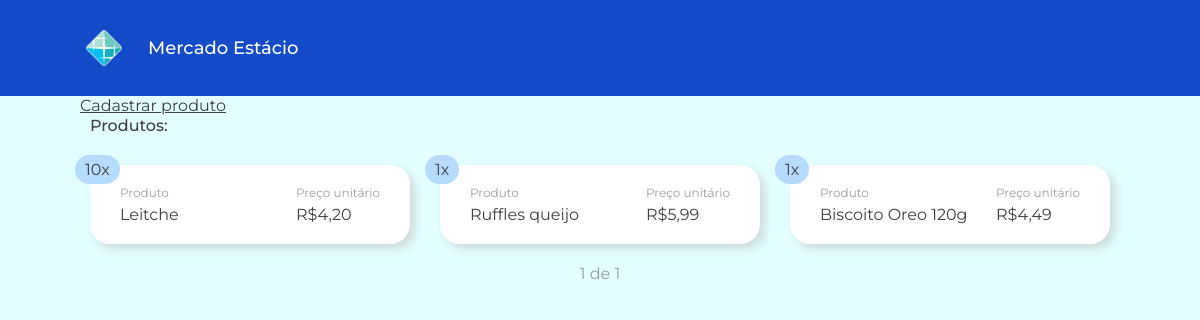
Before: /mercado/?pagina=2 with the older database file.
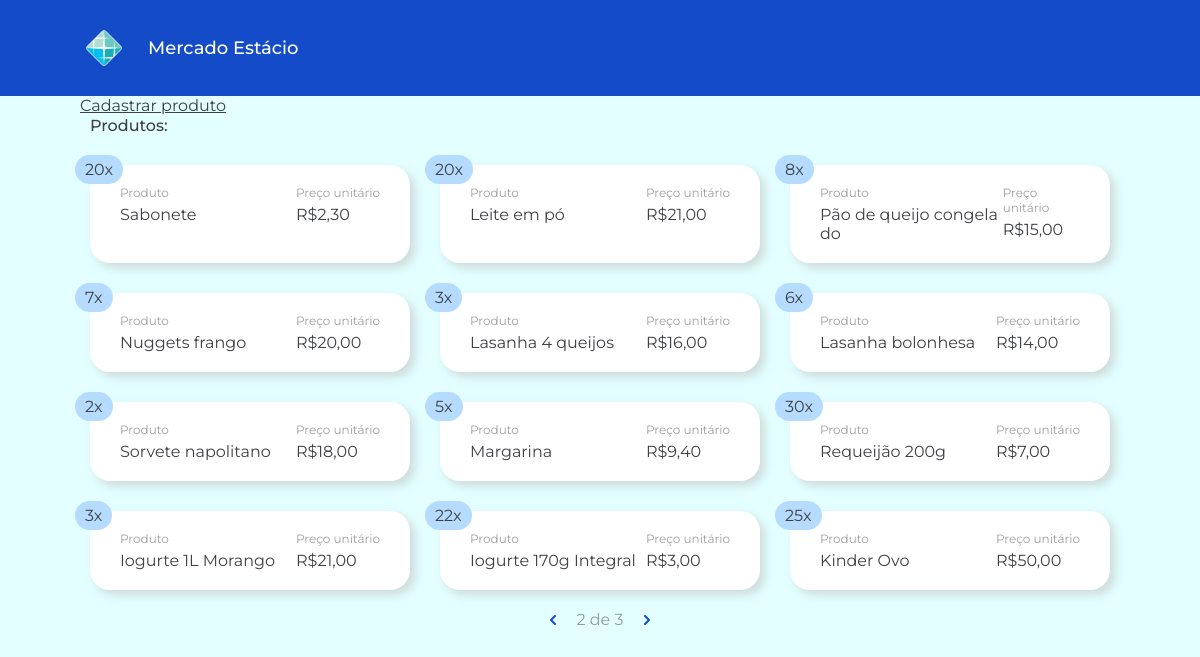
After: the same page with the newer database file.
### app_mercado/models.py (models this page shows, shortened)
class Produto(models.Model):
    prod_desc = models.CharField(max_length=200)
    data_reg = models.DateTimeField('data registro')
    valor = models.DecimalField(decimal_places=2, max_digits=5)
    quantidade = models.IntegerField(default=1)
    def obterValorFormatado(self):
        return str(self.valor).replace(".",",")

### app_mercado/views.py (the view)
# urls.py: path('', views.index, name='index'),
def index(request):
    lista_produtos = Produto.objects.all()
    paginator = Paginator(lista_produtos, 12)
    page = request.GET.get('pagina')
    lista_paginada = paginator.get_page(page)
    dados = {
        'lista_produtos' : lista_paginada,
    }
    template = loader.get_template('home/index.html')
    return HttpResponse(template.render(dados, request))

### app_mercado/templates/home/index.html (shortened to what this page needs)
<!DOCTYPE html>
{% load static %}
<html lang="pt-br">
<head>
    <link rel="stylesheet" href="{% static 'styles/home.css' %}">
</head>
<body>
    <header>
        <div class="logo-container">
            <img src="{% static 'assets/logo_estacio.png' %}" alt="logo" class="logo">
            <h1>Mercado Estácio</h1>
        </div>
        <a href="cadastrar">
            <div class="btn-cadastro">Cadastrar produto</div>
        </a>
    </header>
    <main>
        <h4>Produtos:</h4>
        {% if lista_produtos %}
        <div class="produtos-container">
            {% for produto in lista_produtos %}
            <div class="card-produto">
                <div class="card-quantidade">
                    {{ produto.quantidade }}x
                </div>
                <div class="card-descricao">
                    <div class="card-label">Produto</div>
                    <div class="card-valor">{{ produto.prod_desc }}</div>
                </div>
                <div class="card-preco">
                    <div class="card-label">Preço unitário</div>
                    <div class="card-valor">R${{ produto.obterValorFormatado }}</div>
                </div>
            </div>
            {% endfor %}
        </div>
        <div class="paginacao">
            {% if lista_produtos.has_previous %}
            <a href="?pagina={{ lista_produtos.previous_page_number }}">
                <div class="btn-paginacao">
                    <img src="{% static 'assets/previous_icon.svg' %}">
                </div>
            </a>
            {% endif %}
            <span class="pagina-atual">{{ lista_produtos.number }} de {{ lista_produtos.paginator.num_pages }}</span>
            {% if lista_produtos.has_next %}
            <a href="?pagina={{ lista_produtos.next_page_number }}">
                <div class="btn-paginacao">
                    <img src="{% static 'assets/next_icon.svg' %}">
                </div>
            </a>
            {% endif %}
        </div>
        {% else %}
        <h4>Sem produtos registrados.</h4>
        {% endif %}
    </main>
</body>
</html>

Changed rows visible on the page:
removed Produto: quantidade "10", prod_desc "Leitche", obterValorFormatado "4,20"
no longer on this page (row unchanged): Produto: quantidade "1", prod_desc "Ruffles queijo", obterValorFormatado "5,99"
no longer on this page (row unchanged): Produto: quantidade "1", prod_desc "Biscoito Oreo 120g", obterValorFormatado "4,49"
added Produto: quantidade "20", prod_desc "Sabonete", obterValorFormatado "2,30"
added Produto: quantidade "20", prod_desc "Leite em pó", obterValorFormatado "21,00"
added Produto: quantidade "8", prod_desc "Pão de queijo congelado", obterValorFormatado "15,00"
added Produto: quantidade "7", prod_desc "Nuggets frango", obterValorFormatado "20,00"
added Produto: quantidade "3", prod_desc "Lasanha 4 queijos", obterValorFormatado "16,00"
added Produto: quantidade "6", prod_desc "Lasanha bolonhesa", obterValorFormatado "14,00"
added Produto: quantidade "2", prod_desc "Sorvete napolitano", obterValorFormatado "18,00"
added Produto: quantidade "5", prod_desc "Margarina", obterValorFormatado "9,40"
added Produto: quantidade "30", prod_desc "Requeijão 200g", obterValorFormatado "7,00"
added Produto: quantidade "3", prod_desc "Iogurte 1L Morango", obterValorFormatado "21,00"
added Produto: quantidade "22", prod_desc "Iogurte 170g Integral", obterValorFormatado "3,00"
added Produto: quantidade "25", prod_desc "Kinder Ovo", obterValorFormatado "50,00"
Other visible differences:
{{ lista_produtos.number }}: "1" → "2"
{{ lista_produtos.paginator.num_pages }}: "1" → "3"
